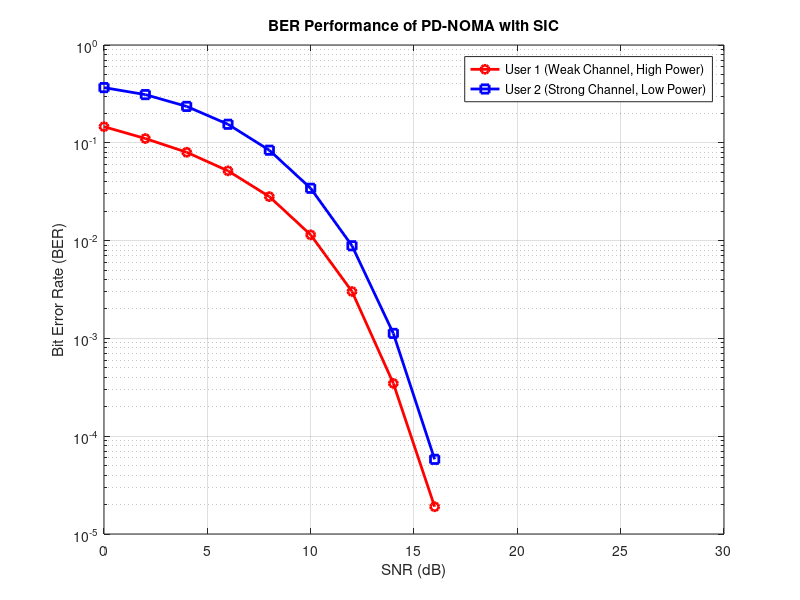

Write MATLAB code to recreate this figure.
clc; clear;
close all;

% Simulation Parameters
N = 1e6; % Number of symbols
SNR_dB = 0:2:30; % SNR range in dB
SNR = 10.^(SNR_dB/10); % Convert to linear scale

% Power Allocation Coefficients (User 1 gets higher power)
P1 = 0.8; % Power for User 1 (farther user - weak channel)
P2 = 0.2; % Power for User 2 (closer user - strong channel)

% Generate Random BPSK Symbols for Both Users
bits1 = randi([0 1], 1, N); % User 1's bits
bits2 = randi([0 1], 1, N); % User 2's bits

x1 = 2*bits1 - 1; % BPSK Mapping (0 to -1,1 to +1)
x2 = 2*bits2 - 1;

% Superimposed NOMA Signal (Power-Domain Multiplexing)
s = sqrt(P1)*x1 + sqrt(P2)*x2;

% Initialize BER arrays
BER1 = zeros(1, length(SNR_dB));
BER2 = zeros(1, length(SNR_dB));

% Loop Over SNR Values
for k = 1:length(SNR_dB)
    % Add AWGN Noise
    noise = (1/sqrt(2)) * (randn(1, N) + 1j*randn(1, N));
    y = s + (10^(-SNR_dB(k)/20)) * noise; % Received Signal
    % SIC at User 2 (Decodes User 1's signal first)
    y1_hat = y / sqrt(P1); % Scale by power
    decoded_x1 = real(y1_hat) > 0; % BPSK Demodulation
    % Subtract User 1's decoded signal
    s_cancelled = y - sqrt(P1) * (2*decoded_x1 - 1);
    % User 2 Decoding
    y2_hat = s_cancelled / sqrt(P2);
    decoded_x2 = real(y2_hat) > 0; % BPSK Demodulation
    % Compute BER
    BER1(k) = sum(decoded_x1 ~= bits1) / N;
    BER2(k) = sum(decoded_x2 ~= bits2) / N;
end

% Plot BER vs. SNR
figure;
semilogy(SNR_dB, BER1, 'ro-', 'LineWidth', 2); hold on;
semilogy(SNR_dB, BER2, 'bs-', 'LineWidth', 2);
grid on;
xlabel('SNR (dB)');
ylabel('Bit Error Rate (BER)');
title('BER Performance of PD-NOMA with SIC');
legend('User 1 (Weak Channel, High Power)', 'User 2 (Strong Channel, Low Power)');